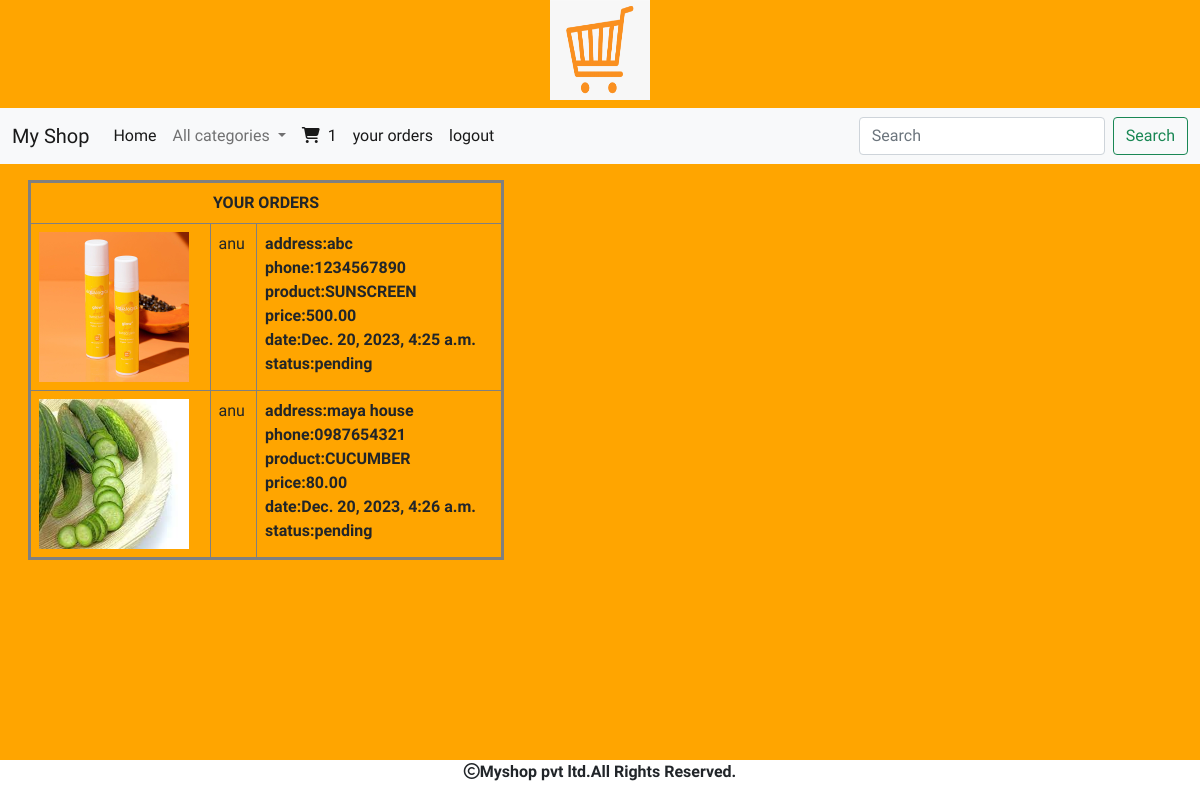
The page /cart/orderview (signed in) on the database its author committed.
### cart/models.py (models this page shows, shortened)
class Order(models.Model):
    product = models.ForeignKey(Product,on_delete=models.CASCADE)
    user = models.ForeignKey(User,on_delete=models.CASCADE)
    noofitems = models.IntegerField()
    address = models.TextField()
    phone = models.CharField(max_length=30)
    order_status = models.CharField(max_length=30,default="pending")
    delivery_status = models.CharField(max_length=30,default="pending")
    date_ordered = models.DateTimeField(auto_now_add=True)

### shop/models.py (models this page shows, shortened)
class Product(models.Model):
    name = models.CharField(max_length=200)
    desc = models.TextField()
    image = models.ImageField(upload_to='shop/products',blank=True,null=True)
    price = models.DecimalField(max_digits=10,decimal_places=2)
    category = models.ForeignKey(Category,on_delete=models.CASCADE)
    stock = models.IntegerField()
    available = models.BooleanField(default=True)
    created = models.DateTimeField(auto_now_add=True)
    updated = models.DateTimeField(auto_now_add=True)

### cart/views.py (the view)
# urls.py: path('orderview',views.orderview,name="orderview"),
def orderview(request):
    u=request.user
    o=Order.objects.filter(user=u)
    return render(request,'orderview.html',{'o':o})

### cart/context_processors.py (called while the page is built)
def productcount(request):
    item_count=0
    if request.user.is_authenticated:
        u=request.user
        try:
            cart=Cart.objects.filter(user=u)
            for i in cart:
                item_count=item_count+i.quantity
        except:
            item_count=0
    return {'count':item_count}

### shop/context_processors.py (called while the page is built)
def menu_links(request):
    c=Category.objects.all()
    return {'links':c}

### templates/orderview.html
{% extends 'base.html' %}
{% load static %}
{% block content %}
<div class="container-fluid m-3">
<div class="row">
    <div class="col-sm-5">
<table class="table table-bordered">
    <tr><th colspan="5" class="text-center">YOUR ORDERS</th></tr>
            {% for i in o %}
<tr>
        <td> <img src="{{i.product.image.url}}" height="150px" width="150px"></td>
    <td>{{user.username}}</td>
        <td> <b>address:{{i.address}}</b></br>
        <b>phone:{{i.phone}}</b></br>
        <b>product:{{i.product.name}}</b></br>
            <b>price:{{i.product.price}}</b></br>
            <b>date:{{i.date_ordered}}</b></br>
            <b>status:{{i.delivery_status}}</b>
        </td>
</tr>
{% endfor %}
{% endblock %}

### templates/base.html (shortened to what this page needs)
<!DOCTYPE html>
{% load static %}
<html lang="en">
<head>
    <link href="https://cdn.jsdelivr.net/npm/bootstrap@5.0.2/dist/css/bootstrap.min.css" rel="stylesheet"
>
    <link rel="stylesheet" href="{% static 'css/style.css' %}">
<link rel="stylesheet" href="https://cdnjs.cloudflare.com/ajax/libs/font-awesome/6.5.1/css/all.min.css"
 />
<body>
<header>
    <center><img src="{% static 'images/logo1.png' %}" class="mb-2" height="100px" width="100px"></center>
    <nav class="navbar navbar-expand-lg navbar-light bg-light">
  <div class="container-fluid">
    <a class="navbar-brand" href="#">My Shop</a>
    <div class="collapse navbar-collapse" id="navbarSupportedContent">
      <ul class="navbar-nav me-auto mb-2 mb-lg-0">
        <li class="nav-item">
          <a class="nav-link active" aria-current="page" href="{% url 'shop:allcat' %}">Home</a>
        </li>
        <li class="nav-item dropdown">
          <a class="nav-link dropdown-toggle" href="#" id="navbarDropdown" role="button" data-bs-toggle="dropdown" aria-expanded="false">
            All categories
          </a>
        </li>
           {% if user.is_authenticated %}
          {% if user.is_superuser == False %}
           <li class="nav-item">
          <a class="nav-link active" aria-current="page" href="{% url 'cart:cartview' %}"><i class="fa-solid fa-cart-shopping"></i>&nbsp;&nbsp;{{count}}</a>
        </li>
           <li class="nav-item">
          <a class="nav-link active" aria-current="page" href="{% url 'cart:orderview' %}">your orders</a>
        </li>
          {% endif %}
           <li class="nav-item">
          <a class="nav-link active" aria-current="page" href="{% url 'shop:user_logout' %}">logout</a>
        </li>
        {% endif %}
      </ul>
      <form class="d-flex" method="POST" action="{% url 'search:search' %}">
        <input class="form-control me-2" type="search" name="q" placeholder="Search" aria-label="Search">
        <button class="btn btn-outline-success" type="submit">Search</button>
      </form>
    </div>
  </div>
</nav>
</header>
{% block content %}
{% endblock %}
<footer>
<div>
    <div class="footer">
    <p><i class="fa-regular fa-copyright"></i>Myshop pvt ltd.All Rights Reserved.</p>
    </div>
</div>
</footer>
</body>
</html>

### static/css/style.css (style rules this page uses)
body { background-color:orange; font-family: 'Hedvig Letters Sans', sans-serif; }
.footer { height:40px; width:100%; background-color:white; position:fixed; bottom:0; left:0; text-align:center; font-weight:bold; }
.table { border:3px solid gray; }

### rows shown on the page
Order: product.image (picture), address "abc", phone "1234567890", product.name "SUNSCREEN", product.price "500.00", date_ordered "Dec. 20, 2023, 4:25 a.m.", delivery_status "pending"
Order: product.image (picture), address "maya house", phone "0987654321", product.name "CUCUMBER", product.price "80.00", date_ordered "Dec. 20, 2023, 4:26 a.m.", delivery_status "pending"

### other values the page prints
{{ count }} "1"
{{ user.username }} "anu"
